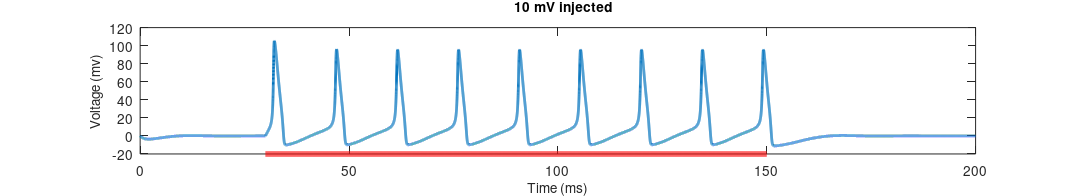
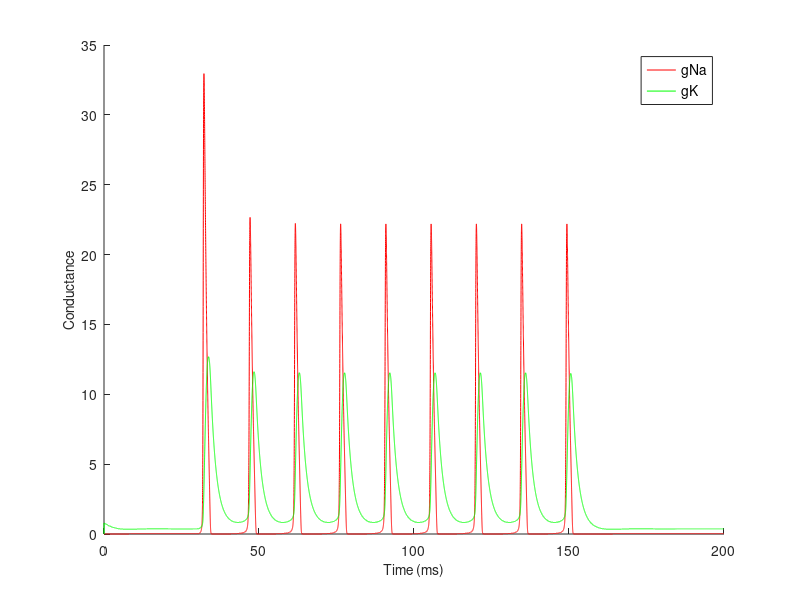
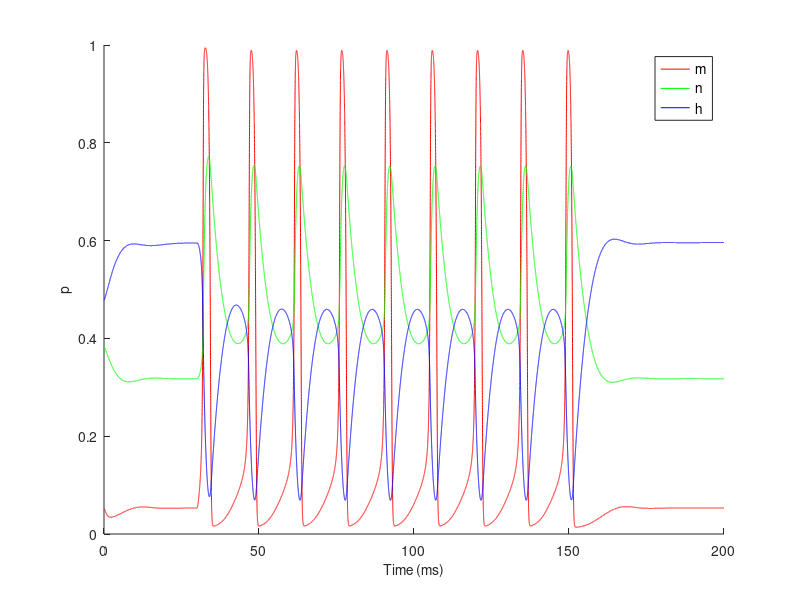
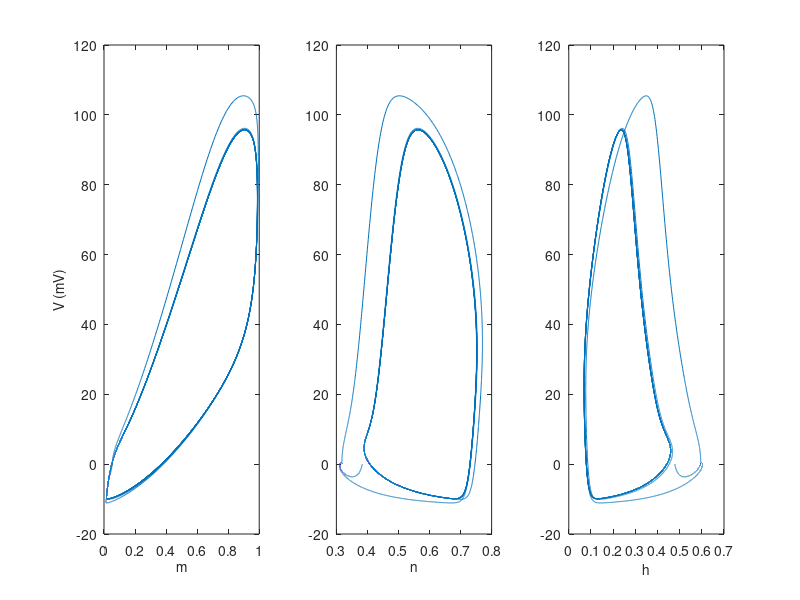

Source code (MATLAB) for these figures, in order:
% Hodgkin_Huxley.m
%
% Matlab implementation of the Hodgkin_Huxley model
% Uses the simplest (lowest order) approximation of the differential
% equation, so it's easy to read, but falls appart for large time steps 
%
% Written on 11/20/06 by G.M. Boynton at the Salk Institute, SNL-B
% Modified for CSHL 2014, 7/18/14

clear all; close all;

Iin_max = 10;   %driving (input) current (should be greater than about 6.5 mV to spike)
Iin_t = [30,150];

% Parameters for voltage clamp
Vclamp = NaN;   %voltage clamp desired level (NaN turns it off)
gClamp = 4;

%Timing parameters:
dt = .005;      %time steps (ms) (should be <=.01)
tMax = 200;     %max time (ms); (one spike lasts about 17ms)

%Equilibrium potentials
VNa = 115;      %sodium 
VK = -12;       %potassium 
Vl = 10.613;    %extracellular 

C=1;            %membrane capacitance
gL = 0.3;       %leak conductance
T=6.3;          %temperature (C)
k=3^(.1*T-.63); %constant (function of T)
t = 0:dt:tMax;  %time vector

%zero out vectors
V = zeros(1,length(t));  %membrane potential
n = zeros(1,length(t));  %'n' gate
m = zeros(1,length(t));  %'m' gate
h = zeros(1,length(t));  %'h' gate
gNa = zeros(1,length(t));  %Sodium conductance
gK  = zeros(1,length(t));  %Potassium conductance
Iin = zeros(1,length(t));  %Time-course of input current

%nonzero initial parameters (important!)
m(1)=0.0505;
n(1)=0.3835;
h(1)=0.4782;

%Generate time-course for input current. 
Iin(t>Iin_t(1) & t<Iin_t(2)) = Iin_max;

for i=1:length(t)-1    
    %voltage dependent alpha values for m,n and h
    am = (2.5-.1*V(i))/(exp(2.5-.1*V(i))-1);
    an = (1-.1*V(i))/(10*(exp(1-.1*V(i))-1));
    ah = .07*exp(-V(i)/20);

    %voltage dependent beta values for m,n and h
    bm = 4*exp(-V(i)/18);
    bn = 0.125*exp(-V(i)/80);
    bh = 1/(exp(3-.1*V(i))+1);

    %differential equations for m,n and h
    m(i+1) = m(i)+ dt*k*(am*(1-m(i))-bm*m(i));
    n(i+1) = n(i)+ dt*k*(an*(1-n(i))-bn*n(i));
    h(i+1) = h(i)+ dt*k*(ah*(1-h(i))-bh*h(i));

    %sodium and potassium conductances (functions of m,n and h)
    gNa(i+1) = 120*m(i+1)^3*h(i+1);
    gK(i+1) = 36*n(i+1)^4;

    %voltage clamp (if Vclamp isn't NaN)
    if ~isnan(Vclamp)
        %V(i) = Vclamp;
        Iin = Iin - gClamp*(V(i)-Vclamp);  %Alternate method: adjust current using feedback
    end
    %Differential equation for membrane potential
    V(i+1)=V(i)+dt/C*(Iin(i)-gNa(i+1)*(V(i)-VNa)-gK(i+1)*(V(i)-VK)-gL*(V(i)-Vl));
end

%The rest is stuff for plotting.  

fontSize = 10;
figure(1)  %Membrane potential over time
clf
plot(t,V,'LineWidth',2);
xlabel('Time (ms)','FontSize',fontSize);
ylabel('Voltage (mv)','FontSize',fontSize);
set(gca,'YLim',[-20,120]);
title(sprintf('%5.2g mV injected',max(Iin)),'FontSize',fontSize);
hold on
plot(t(Iin>0),-20*ones(1,sum(Iin>0)),'r-','LineWidth',4);
set(gcf,'PaperPosition',[1,1,11,2]);
set(gca,'FontSize',fontSize');

figure(2) %Na nd K conductance over time
clf
hold on
plot(t,gNa,'r-');
plot(t,gK,'g-');
legend({'gNa','gK'},'FontSize',fontSize);
xlabel('Time (ms)','FontSize',fontSize);
ylabel('Conductance','FontSize',fontSize);
set(gca,'FontSize',fontSize');

figure(3)  %m,n and h gates over time
clf
hold on
plot(t,m,'r-');
plot(t,n,'g-');
plot(t,h,'b-');
legend({'m','n','h'},'FontSize',fontSize);
xlabel('Time (ms)','FontSize',fontSize);
ylabel('p','FontSize',fontSize);
set(gca,'FontSize',fontSize');

figure(4)  %phase plots for m,n and h vs membrane potential
clf
subplot(1,3,1)
plot(m,V);
xlabel('m','FontSize',fontSize);
ylabel('V (mV)','FontSize',fontSize);
set(gca,'FontSize',fontSize');

subplot(1,3,2)
plot(n,V);
xlabel('n','FontSize',fontSize);
set(gca,'FontSize',fontSize');

subplot(1,3,3)
plot(h,V);
xlabel('h','FontSize',fontSize);
set(gca,'FontSize',fontSize');
